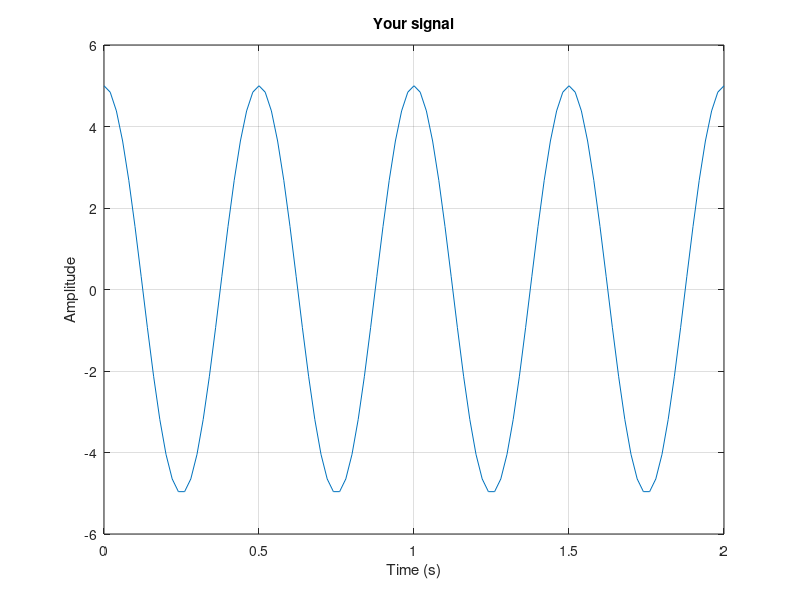
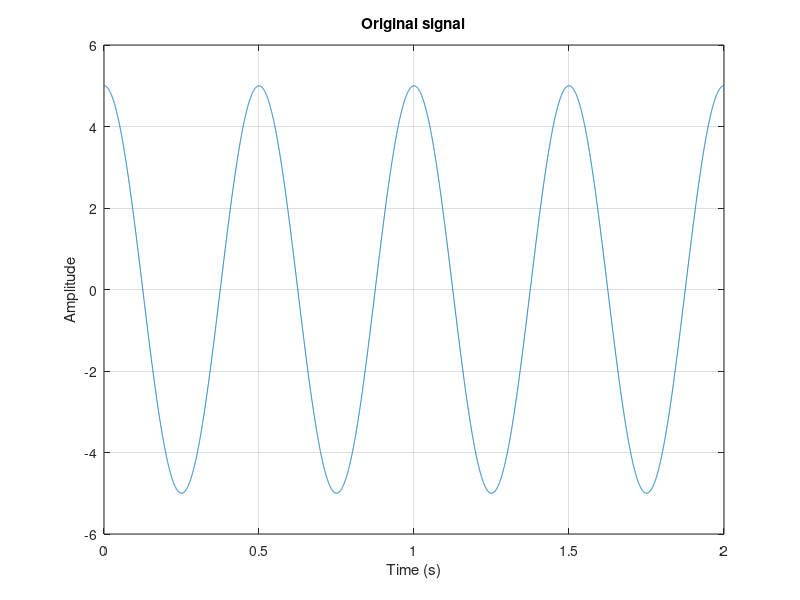

Write the MATLAB code that produced these figures, in order. (Note: this script raises an error after producing the figures.)
% % % % % % % % % % % % % % % % % % % % % % % % % % % % % % % % % % % % % % %
% The second OCTAVE tutorial will focus on:
% OCTAVE syntax for basic one-dimensional signal processing, including:
% 1) Overview of sampling frequency
% 2) Basic moving average filter for smoothing datasets
% 3) Lowpass filters
% 4) Highpass filters
% 5) Bandpass filters
% 6) Notch filters

% IMPORTANT: Copy and paste certain sections into terminal instead of
% running all at once.

% Robert A. Culibrk, RPI - February 10, 2020.
% % % % % % % % % % % % % % % % % % % % % % % % % % % % % % % % % % % % % % % 

% In ANALOG technology, a wave is recorded in its original form. Heard of
% casette tapes? Vinyl? In both cases, sound waves are taken straight from a
% mic and physically laid into the tape/vinyl. The sound wave from the mic
% is an analog wave, and therefore the wave on the tape is analog as well.

% But what if you want to store that sound on a computer? In DIGITAL
% technology, the analog wave is "sampled" at some interval, and then turned
% into numbers that can be stored on a digital device.

% On most MP3 players - and music apps like "Spotify" - the sampling rate is
% 44 kilohertz (kHz), or 44,000 samples per second. So on Spotify, there are
% 44,000 arrays of numbers stored per second of music! Lots of data, yeah?

% % % % % % % % % % % % % % % % % % % % % % % % % % % % % % % % % % % % % % %


% % % PROBLEM 1A % % %
% Generate an array with x values from 0 to 2. Start with 100 samples.
begin_num = 0;   % Define your starting number
end_num = 2;   % Define your ending number
samples = 100;   % Define the number of samples
increment = abs(begin_num - end_num)/samples;
array1 = (begin_num:increment:end_num);   % Define the array

cntl_array = (begin_num:increment/10^2.:end_num);
disp(array1);
disp("The size of the increment is:"); disp(increment);   % Read out increment

% Now let's make a wave! Some important things to define first...
freq = 2;   % Frequency - How many complete waves in 1 second (Hz)
amp = 5;   % Amplitude - The max "reach" of the wave
hz = 2*pi.*freq;
x1 = array1; x_cntl = cntl_array;
y1 = amp*cos(x1.*hz); y_cntl = amp*cos(x_cntl.*hz);

% Plotting your signal
figure(1); plot(x1,y1);
xlim([begin_num end_num]);
xlabel('Time (s)');
ylabel('Amplitude');
grid on; title('Your signal');

% Plotting the original signal
figure(2); plot(x_cntl, y_cntl);
xlim([begin_num end_num]);
xlabel('Time (s)');
ylabel('Amplitude');
grid on; title('Original signal');



% % % PROBLEM 1B % % %
% Now try and plot the same wave with fewer samples (start with 30). What do
% you notice? Experiment with other sample numbers. 10? 5?
begin_num = ___;   % Define your starting number
end_num = ___;   % Define your ending number
samples = ___;   % Define the number of samples
increment = abs(begin_num - end_num)/samples;
array1 = (begin_num:increment:end_num);   % Define the array

cntl_array = (begin_num:increment/10^2.:end_num);
disp(array1);
disp("The size of the increment is:"); disp(increment);   % Read out increment

freq = ___;   % Frequency - How many complete waves in 1 second (Hz)
amp = ___;   % Amplitude - The max "reach" of the wave
hz = 2*pi.*freq;
x1 = array1; x_cntl = cntl_array;
y1 = amp*cos(x1.*hz); y_cntl = amp*cos(x_cntl.*hz);


figure(3); plot(x1,y1,'-b','Linewidth',2);
hold on; plot(x_cntl,y_cntl,'-.r','Linewidth',2);
xlim([begin_num end_num]);
xlabel('Time (s)');
ylabel('Amplitude');
grid on; legend('Your signal','Original signal');



% % % Problem 2 % % %
% % % % % % % % % % % % % % % % Smoothing Filtering % % % % % % % % % % % % %
% "Smoothing" filters, like moving average filters and the Savitsky-Golay
% filters, are great for removing high-frequency "jaggies" from signals.

% Generate a wave that oscillates from -3 to 3, and goes through 2 complete
% cycles per second.

% Let's start by defining our x-values. If we want to see a 5-second window of
% this wave, what numbers should go here? Do 1000 samples.
clear all;
begin_num = 0;   % Define your starting number
end_num = 5;   % Define your ending number
samples = 1000;   % Define the number of samples
increment = abs(begin_num - end_num)/samples;
array1 = (begin_num:increment:end_num);   % Define the array

% Now place the correct numbers into the parameters below:
freq = 2;   % Frequency
amp = 3;   % Amplitude 
hz = 2*pi.*freq;
x1 = array1;
y1 = amp*cos(x1.*hz);

% Now plot the resulting wave. Does it fulfill the requirements above?
figure(4); plot(x1,y1);
xlim([begin_num end_num]);
ylim([-amp-0.25*amp amp+0.25*amp]);
xlabel('Time (s)');
ylabel('Amplitude');
grid on; title('Your signal');

% Zounds! You've got noise! Copy and paste the following code into your
% terminal to give your waveform "jaggies", or noise:
amp_noise = 1
y_noise = amp*cos(x1.*hz) + amp_noise*rand(1,length(y1)) - amp_noise*rand(1,length(y1));
figure(5); plot(x1,y_noise);
xlim([begin_num end_num]);
ylim([-amp-0.25*amp amp+0.25*amp]);
xlabel('Time (s)');
ylabel('Amplitude');
grid on; title('Noisy signal');

% But wait! We have filters! The first one we'll use is called a moving average
% filter. This one takes the average of all numbers in a 10-number window and
% makes a single point. Try a window of 10 first, then try others. What window
% length makes the best-looking plot?
wndw = 10;   % Window size
y_filt = filter(ones(wndw,1)/wndw,1,y_noise)   % Filter function
figure(6); plot(x1,y_filt,'.-k');   % Plot filtered signal
hold on; plot(x1,y_noise,'--b');
legend('Filtered','Noisy');
xlim([begin_num end_num]);
ylim([-amp-0.25*amp amp+0.25*amp]);
xlabel('Time (s)');
ylabel('Amplitude');
grid on;

% Now compare your filtered signal to the original. What do you notice?
figure(7); plot(x1,y_filt,'.-k');   % Plot filtered signal
hold on; plot(x1,y1,'-b');
legend('Filtered','Original');
xlim([begin_num end_num]);
ylim([-amp-0.25*amp amp+0.25*amp]);
xlabel('Time (s)');
ylabel('Amplitude');
grid on;

% % % % % % % % % % % % % % % % % % % % % % % % % % % % % % % % % % % % % % %
% Let's try a Savitsky-Golay filter.
pkg load signal;
y_sgolay = sgolayfilt(y_noise,9,69);
figure(7); plot(x1,y_sgolay,'.-k');   % Plot filtered signal
hold on; plot(x1,y_noise,'--b');
legend('Filtered','Noisy');
xlim([begin_num end_num]);
ylim([-amp-0.25*amp amp+0.25*amp]);
xlabel('Time (s)');
ylabel('Amplitude');
grid on;

% Now compare your filtered signal to the original. What do you notice?
figure(8); plot(x1,y_sgolay,'.-k');   % Plot filtered signal
hold on; plot(x1,y1,'-b');
legend('Filtered','Original');
xlim([begin_num end_num]);
ylim([-amp-0.25*amp amp+0.25*amp]);
xlabel('Time (s)');
ylabel('Amplitude');
grid on;

% Now compare the moving average filter to the "sgolay" filter. Which do
% you think works better for this application? Why?
figure(9); plot(x1,y_filt,'.-k');
hold on; plot(x1,y_sgolay,'--b');
hold on; plot(x1,y1,'-r');
legend('Moving Average','Sgolay','Original');
xlim([begin_num end_num]);
ylim([-amp-0.25*amp amp+0.25*amp]);
xlabel('Time (s)');
ylabel('Amplitude');
grid on;

% It's important to note that different filters are needed for different
% applications... and that too much filtering can be a bad thing!